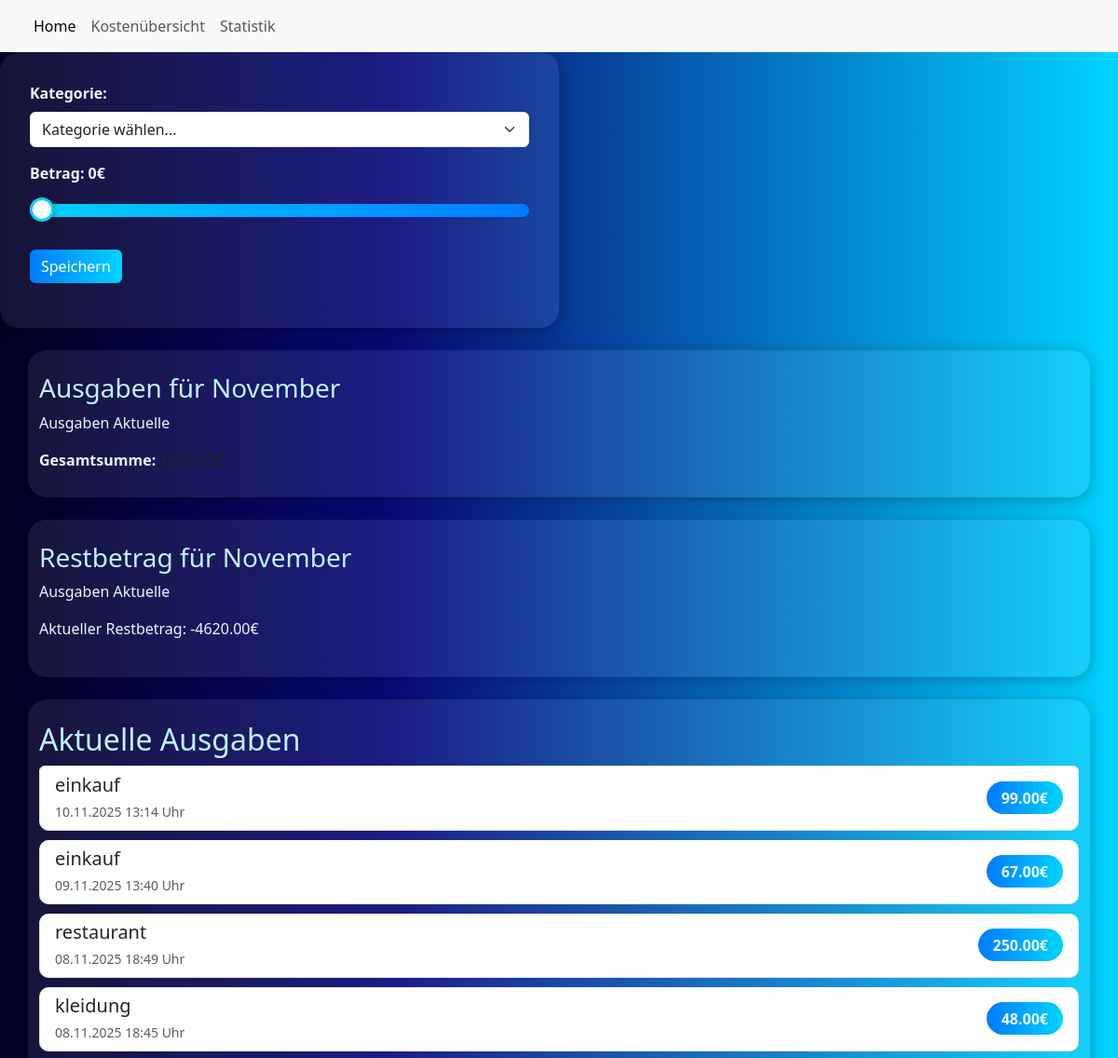
Page /home/ (upper part) on the earlier database version.
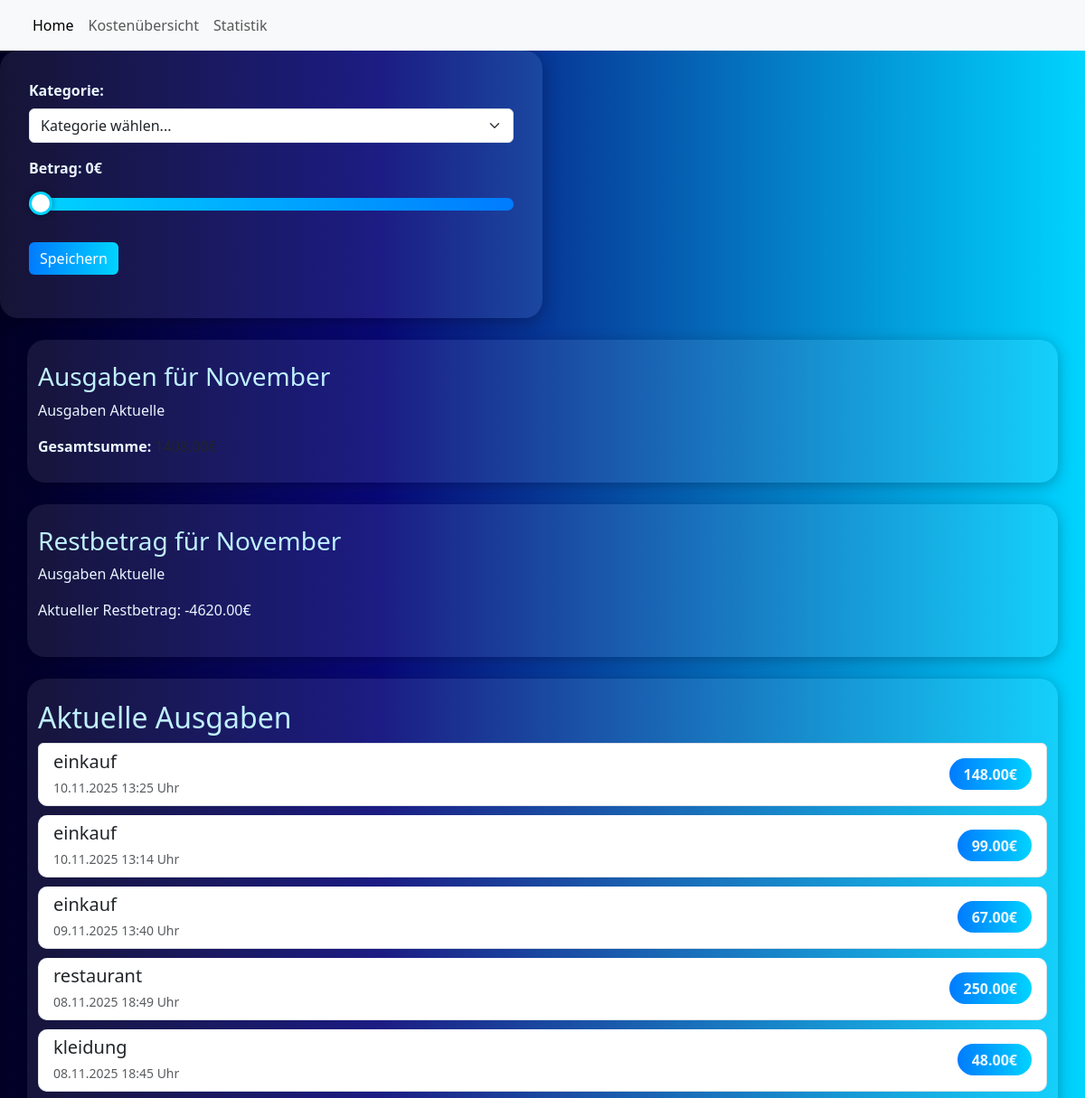
Same page on the later database version.
### kosten/models.py (models this page shows)
class Restwert(models.Model):
    restwert  = models.DecimalField(max_digits=10, decimal_places=2, default=0)

### home/models.py (models this page shows, shortened)
class Ausgabe(models.Model):
    ausgaben_höhe = models.DecimalField(max_digits=10, decimal_places=2, default=0)
    ausgaben_kategorie = models.CharField(max_length=100)
    zeitpunkt_ausgabe = models.DateTimeField(auto_now_add=True)  # Automatisch setzen!
    class Meta:
        verbose_name = "Ausgabe"
        verbose_name_plural = "Ausgaben"  # Plural nur für Admin-Anzeige

### home/views.py (the view)
# urls.py: path('', views.main_view, name='main'),  # ← main_view verwenden!
def main_view(request):
    heute = datetime.now()
    monat = heute.month
    jahr = heute.year
    monate = ['Januar', 'Februar', 'März', 'April', 'Mai', 'Juni',
              'Juli', 'August', 'September', 'Oktober', 'November', 'Dezember']
    monat_name = monate[monat - 1]
    ausgaben_monatlich = Ausgabe.objects.filter(
        zeitpunkt_ausgabe__month=monat,
        zeitpunkt_ausgabe__year=jahr
    ).order_by('-zeitpunkt_ausgabe')
    gesamt_summe = 0
    for ausgabe in ausgaben_monatlich:
        print(f"Kategorie: {ausgabe.ausgaben_kategorie} - Höhe: {ausgabe.ausgaben_höhe}€")
        gesamt_summe += ausgabe.ausgaben_höhe
    print(f"Gesamtsumme für {monat}/{jahr}: {gesamt_summe}€")
    kategorien_daten = ausgaben_monatlich.values('ausgaben_kategorie').annotate(
        summe=Sum('ausgaben_höhe')
    ).order_by('-summe')
    chart_labels = [item['ausgaben_kategorie'] for item in kategorien_daten]
    chart_data = [float(item['summe']) for item in kategorien_daten]
    chart_labels_json = json.dumps(chart_labels)
    chart_data_json = json.dumps(chart_data)
    restbetrag_objekt = Restwert.objects.first()
    restbetrag_wert = restbetrag_objekt.restwert if restbetrag_objekt else Decimal('0')
    context = {
        'ausgaben': ausgaben_monatlich,
        'gesamt_summe': gesamt_summe,
        'monat': monat,
        'monat_name': monat_name,
        'jahr': jahr,
        'chart_labels': chart_labels_json,
        'chart_data': chart_data_json,
        'restbetrag': restbetrag_wert,  # ← NEU!
    }
    return render(request, 'home/main.html', context)

### home/templates/home/main.html (shortened to what this page needs)
{% load static %}
<!DOCTYPE html>
<html>
<head>
    <link rel="stylesheet" href="{% static 'home/style.css' %}">
    <link href="https://cdn.jsdelivr.net/npm/bootstrap@5.3.2/dist/css/bootstrap.min.css" rel="stylesheet">
</head>
<body>
    <section id="main-section-home">
        <section id="eingabe_wrapper">
            <div id="eingabe-form">
                <nav class="navbar navbar-expand-lg bg-body-tertiary">
                    <div class="container-fluid">
                        <div class="collapse navbar-collapse" id="navbarNav">
                            <ul class="navbar-nav">
                                <li class="nav-item">
                                    <a class="nav-link active" aria-current="page" href="#">Home</a>
                                </li>
                                <li class="nav-item">
                                    <a class="nav-link" href="{% url 'kosten:kosten_view' %}">Kostenübersicht</a>
                                </li>
                                <li class="nav-item">
                                    <a class="nav-link" href="#">Statistik</a>
                                </li>
                            </ul>
                        </div>
                    </div>
                </nav>
            </div>
            <div id="main-wrapper">
                <form hx-post="{% url 'home:add_cost' %}"
                      hx-target="#result"
                      hx-swap="afterbegin">
                    <div class="mb-3">
                        <label for="ausgaben_kategorie" class="form-label">Kategorie:</label>
                        <select id="ausgaben_kategorie"
                                name="ausgaben_kategorie"
                                class="form-select"
                                required>
                            <option value="">Kategorie wählen...</option>
                        </select>
                    </div>
                    <div class="mb-3">
                        <label for="ausgaben_höhe" class="form-label">
                            Betrag: <span id="amount-value">0</span>€
                        </label>
                        <input
                            type="range"
                            id="ausgaben_höhe"
                            name="ausgaben_höhe"
                            class="form-range"
                            min="0"
                            max="250"
                            value="0">
                    </div>
                    <button type="submit" class="btn btn-primary">Speichern</button>
                </form>
            </div>
        </section>
        <div class="container mt-4">
            <h3>Ausgaben für {{ monat_name }} </h3>
            <div class="mb-1">
                <p>Ausgaben Aktuelle</p>
                <strong>Gesamtsumme:</strong> {{ gesamt_summe }}€
            </div>
        </div>
        <div class="container mt-4">
            <h3>Restbetrag für {{ monat_name }} </h3>
            <div class="mb-1">
                <p>Ausgaben Aktuelle</p>
                <p>Aktueller Restbetrag: {{ restbetrag }}€</p>
            </div>
        </div>
        <div class="container mt-4">
            <h2>Aktuelle Ausgaben</h2>
            {% if ausgaben %}
                <div class="list-group">
                    {% for ausgabe in ausgaben %}
                        <div class="list-group-item d-flex justify-content-between align-items-center">
                            <div>
                                <h5 class="mb-1">{{ ausgabe.ausgaben_kategorie }}</h5>
                                <small class="text-muted">{{ ausgabe.zeitpunkt_ausgabe|date:"d.m.Y H:i" }} Uhr</small>
                            </div>
                            <span class="badge bg-primary rounded-pill">{{ ausgabe.ausgaben_höhe }}€</span>
                        </div>
                    {% endfor %}
                </div>
            {% else %}
                <div class="alert alert-info">
                    Noch keine Ausgaben vorhanden. Füge deine erste Ausgabe hinzu!
                </div>
            {% endif %}
        </div>
    </section>
</body>
</html>

### home/static/home/style.css (style rules this page uses)
body { background: linear-gradient(90deg, rgba(2,0,36,1) 0%, rgba(9,9,121,1) 35%, rgba(0,212,255,1) 100%); min-height: 100vh; color: #f8f9fa; font-family: "Segoe UI", Arial, sans-serif; overflow-x: hidden; }
#eingabe_wrapper { display: block; justify-content: center; align-items: flex-start; width: 100%; }
#main-wrapper { background: rgba(255, 255, 255, 0.08); border-radius: 20px; padding: 2rem; box-shadow: 0 4px 20px rgba(0, 0, 0, 0.3); width: 100%; max-width: 600px; }
.form-label { font-weight: 600; color: #bdf9ff; }
.btn-primary { background: linear-gradient(90deg, #007bff 0%, #00d4ff 100%) !important; border: none !important; color: white; font-weight: 600; border-radius: 10px; transition: transform 0.2s ease; }
input[type="range"].form-range { -webkit-appearance: none; appearance: none; width: 100%; height: 40px; background: transparent; }
input[type="range"] { width: 100%; height: 14px; border-radius: 8px; outline: none; appearance: none; background: linear-gradient(90deg, hsl(120, 100%, 40%) 0%, #ddd 0%); transition: background 0.2s linear; }
.container { background: rgba(255, 255, 255, 0.08); border-radius: 20px; padding: 1.5rem; margin-top: 2rem; box-shadow: 0 3px 15px rgba(0, 0, 0, 0.25); }
h3, h2 { color: #80eaff; font-weight: 600; }
.list-group-item { background: rgba(255, 255, 255, 0.05); color: #f1f1f1; border: 1px solid rgba(255, 255, 255, 0.1); border-radius: 10px; margin-bottom: 10px; }
.list-group-item .badge { font-size: 1rem; background: linear-gradient(90deg, #007bff 0%, #00d4ff 100%) !important; padding: 0.6rem 1rem; }
#main-wrapper, .container { animation: fadeIn 0.7s ease-in-out; }
p, label, span, strong, small, li { color: #eaf6ff !important; }
h1, h2, h3 { color: #bff0ff !important; }
.text-muted { color: #b8cfff !important; }

Differences in the rows shown:
added Ausgabe: ausgaben_kategorie "einkauf", zeitpunkt_ausgabe "10.11.2025 13:25", ausgaben_höhe "148.00"
